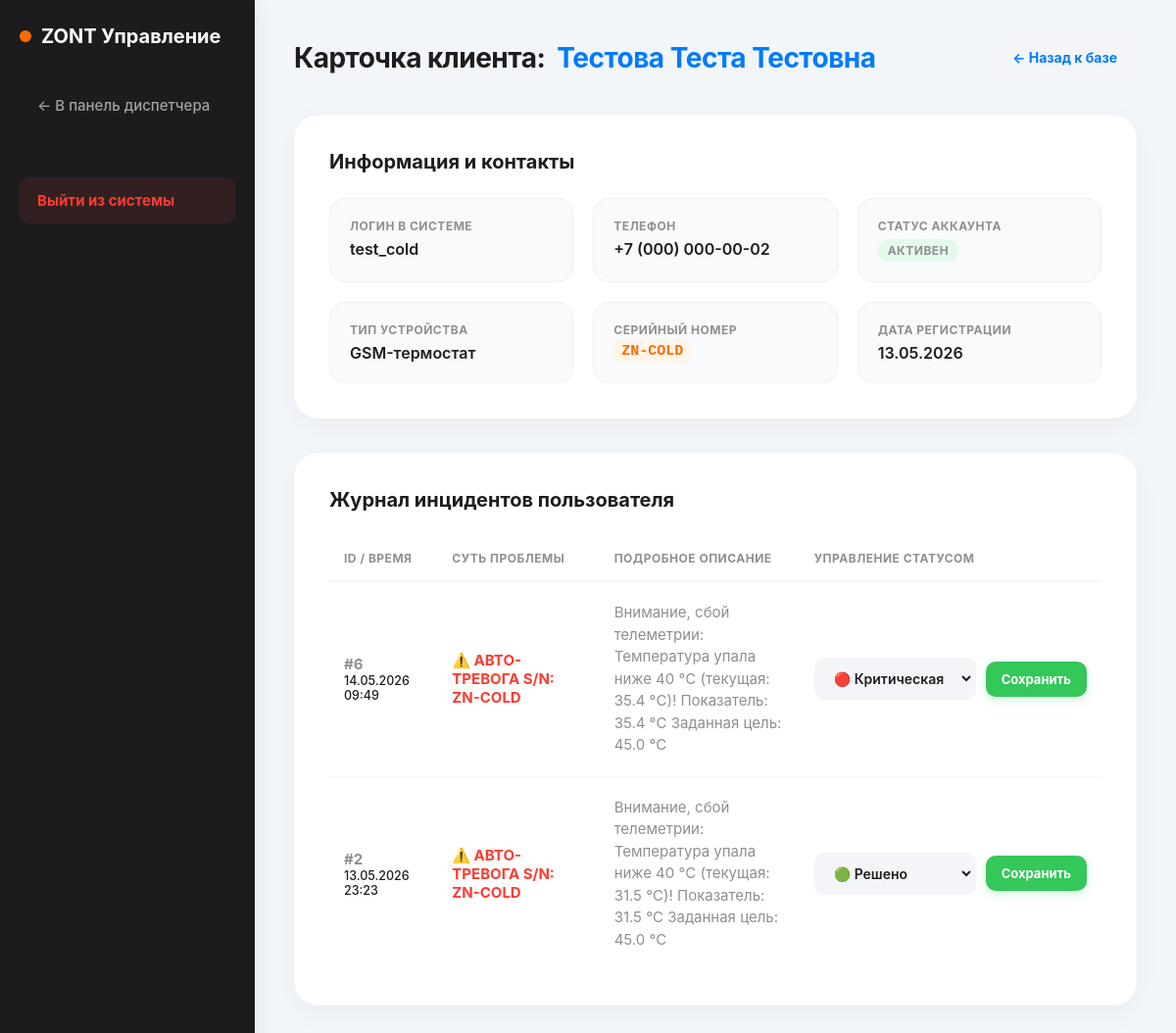
The app's page /management/user/3/ (signed in) with its own data.
### monitoring/models.py (models this page shows, shortened)
class Profile(models.Model):
    user = models.OneToOneField(User, on_delete=models.CASCADE)
    fio = models.CharField(max_length=255, verbose_name="ФИО")
    phone = models.CharField(max_length=20, verbose_name="Телефон")
    target_temp = models.FloatField(default=50.0, verbose_name="Целевая температура (°C)")
    DEVICE_TYPES = [
        ('thermostat', 'GSM-термостат'),
        ('controller', 'Контроллер отопления'),
        ('tracker', 'Автомобильный трекер'),
        ('security', 'Охранная система'),
    ]
    device_type = models.CharField(max_length=50, choices=DEVICE_TYPES, verbose_name="Тип оборудования")
    serial_number = models.CharField(max_length=100, verbose_name="Серийный номер")
    is_approved = models.BooleanField(default=False, verbose_name="Аккаунт подтвержден")
    last_metric = models.FloatField(null=True, blank=True, verbose_name="Последняя метрика")
    last_metric_time = models.DateTimeField(auto_now=True, null=True)

class SupportTicket(models.Model):
    STATUS_CHOICES = [
        ('new', 'Новая (Ожидает)'),
        ('in_progress', 'В работе у инженера'),
        ('resolved', 'Решено'),
    ]
    user = models.ForeignKey(User, on_delete=models.CASCADE, verbose_name="Пользователь")
    title = models.CharField(max_length=200, verbose_name="Краткая суть проблемы")
    description = models.TextField(verbose_name="Подробное описание")
    status = models.CharField(max_length=20, choices=STATUS_CHOICES, default='new', verbose_name="Статус")
    created_at = models.DateTimeField(auto_now_add=True, verbose_name="Дата создания")

### monitoring/views.py (the view, shortened to what this page needs)
# urls.py: path('management/user/<int:user_id>/', views.user_history_view, name='user_history'),
@login_required
@user_passes_test(is_admin, login_url='/')
def user_history_view(request, user_id):
    client_user = get_object_or_404(User, id=user_id)
    client_profile = get_object_or_404(Profile, user=client_user)
    client_tickets = SupportTicket.objects.filter(user=client_user).order_by('-created_at')
    return render(request, 'user_history.html', {'client': client_profile, 'tickets': client_tickets})

### monitoring/views.py (called while the page is built)
def is_admin(user):
    return user.is_superuser

### templates/user_history.html (shortened to what this page needs)
﻿<!DOCTYPE html>
<html lang="ru">
<head>
</head>
<body>
    <div class="sidebar">
        <h2>ZONT Управление</h2>
        <nav>
            <a href="{% url 'admin_dashboard' %}">← В панель диспетчера</a>
            <a href="{% url 'logout' %}" style="margin-top: 50px; color: #ff3b30; font-weight: bold; background: rgba(255,59,48,0.1);">Выйти из системы</a>
        </nav>
    </div>
    <div class="main-content">
        <div class="header">
            <h1>Карточка клиента: <span style="color: var(--accent-blue);">{{ client.fio }}</span></h1>
            <a href="{% url 'admin_dashboard' %}" class="btn-back">← Назад к базе</a>
        </div>
        <div class="card">
            <h2>Информация и контакты</h2>
            <div class="client-info">
                <div class="info-block">
                    <span>Логин в системе</span>
                    <div class="value">{{ client.user.username }}</div>
                </div>
                <div class="info-block">
                    <span>Телефон</span>
                    <div class="value">{{ client.phone }}</div>
                </div>
                <div class="info-block">
                    <span>Статус аккаунта</span>
                    <div class="value">
                        {% if client.is_approved %}
                            <span class="status-badge status-active">Активен</span>
                        {% else %}
                            <span class="status-badge status-blocked">Заблокирован</span>
                        {% endif %}
                    </div>
                </div>
                <div class="info-block">
                    <span>Тип устройства</span>
                    <div class="value">{{ client.get_device_type_display }}</div>
                </div>
                <div class="info-block">
                    <span>Серийный номер </span>
                    <div class="value"><code class="sn-code">{{ client.serial_number }}</code></div>
                </div>
                <div class="info-block">
                    <span>Дата регистрации</span>
                    <div class="value">{{ client.user.date_joined|date:"d.m.Y" }}</div>
                </div>
            </div>
        </div>
        <div class="card">
            <h2>Журнал инцидентов пользователя</h2>
            {% if tickets %}
            <table>
                <thead>
                    <tr>
                        <th>ID / Время</th>
                        <th>Суть проблемы</th>
                        <th>Подробное описание</th>
                        <th>Управление статусом</th>
                    </tr>
                </thead>
                <tbody>
                    {% for ticket in tickets %}
                    <tr>
                        <td>
                            <strong style="color: var(--text-muted);">#{{ ticket.id }}</strong><br>
                            <small style="font-weight: 500; color: var(--text-main);">{{ ticket.created_at|date:"d.m.Y H:i" }}</small>
                        </td>
                        <td><strong style="color: var(--danger-red); font-size: 15px;">{{ ticket.title }}</strong></td>
                        <td style="max-width: 350px; line-height: 1.5; color: var(--text-muted);">{{ ticket.description }}</td>
                        <td>
                            <form method="POST" class="status-form">
                                <select name="new_status">
                                    <option value="new" {% if ticket.status == 'new' %}selected{% endif %}>🔴 Критическая</option>
                                    <option value="resolved" {% if ticket.status == 'resolved' %}selected{% endif %}>🟢 Решено</option>
                                </select>
                                <button type="submit" class="btn-save">Сохранить</button>
                            </form>
                        </td>
                    </tr>
                    {% endfor %}
                </tbody>
            </table>
            {% else %}
            <div style="background: #f4f5f8; padding: 30px; border-radius: var(--radius-md); text-align: center; margin-top: 10px;">
                <p style="color: var(--text-muted); font-size: 15px; font-weight: 500;">У этого клиента еще не было зафиксировано поломок или инцидентов.</p>
            </div>
            {% endif %}
        </div>
    </div>
</body>
</html>

### templates/user_history.html (style rules this page uses)
:root { --bg-main: #f2f5f9; --bg-card: #ffffff; --sidebar-bg: #1c1c1e; --sidebar-hover: #2c2c2e; --text-main: #1d1d1f; --text-muted: #8e8e93; --accent-blue: #007aff; --accent-orange: #ff6b00; --danger-red: #ff3b30; --success-green: #34c759; --radius-lg: 24px; --radius-md: 16px; --radius-sm: 10px; --shadow-card: 0 8px 30px rgba(0,0,0,0.04); }
* { box-sizing: border-box; margin: 0; padding: 0; font-family: -apple-system, BlinkMacSystemFont, 'Segoe UI', Roboto, Helvetica, Arial, sans-serif; }
body { background: var(--bg-main); color: var(--text-main); display: flex; min-height: 100vh; -webkit-font-smoothing: antialiased; }
.sidebar { width: 260px; background: var(--sidebar-bg); color: white; padding: 25px 20px; box-shadow: 4px 0 20px rgba(0,0,0,0.05); z-index: 10; }
.sidebar h2 { font-size: 20px; margin-bottom: 35px; color: var(--bg-card); font-weight: 700; display: flex; align-items: center; gap: 10px; }
.sidebar h2::before { content: ''; display: block; width: 12px; height: 12px; background: var(--accent-orange); border-radius: 50%; }
.sidebar nav a { display: block; color: #a1a1a6; text-decoration: none; padding: 14px 18px; margin-bottom: 8px; border-radius: var(--radius-sm); font-size: 15px; font-weight: 500; transition: 0.2s ease; }
.main-content { flex: 1; padding: 40px; overflow-y: auto; }
.header { display: flex; justify-content: space-between; align-items: center; margin-bottom: 40px; }
.header h1 { font-size: 28px; font-weight: 700; letter-spacing: -0.5px; display: flex; align-items: center; gap: 12px; }
.btn-back { background: #f4f5f8; color: var(--accent-blue); padding: 10px 20px; border-radius: 20px; text-decoration: none; font-size: 14px; font-weight: 700; transition: 0.2s; display: inline-flex; align-items: center; gap: 5px; }
.card { background: var(--bg-card); padding: 35px; border-radius: var(--radius-lg); box-shadow: var(--shadow-card); margin-bottom: 35px; border: 1px solid rgba(0,0,0,0.02); }
.card h2 { font-size: 20px; color: var(--text-main); font-weight: 700; margin-bottom: 25px; }
.client-info { display: grid; grid-template-columns: repeat(3, 1fr); gap: 20px; }
.info-block { background: #f9fafb; padding: 20px; border-radius: var(--radius-md); border: 1px solid #f0f0f0; display: flex; flex-direction: column; gap: 6px; }
.info-block span { font-size: 12px; color: var(--text-muted); text-transform: uppercase; font-weight: 700; letter-spacing: 0.5px; }
.info-block .value { font-size: 16px; color: var(--text-main); font-weight: 600; }
.status-badge { display: inline-flex; align-items: center; padding: 4px 10px; border-radius: 20px; font-size: 13px; font-weight: 700; }
.status-active { background: #e5f9eb; color: #1e873d; }
code.sn-code { background: #fff5eb; color: var(--accent-orange); padding: 4px 8px; border-radius: 6px; font-family: monospace; font-size: 15px; }
table { width: 100%; border-collapse: separate; border-spacing: 0; }
th { text-align: left; padding: 15px; color: var(--text-muted); font-size: 12px; font-weight: 700; text-transform: uppercase; letter-spacing: 0.5px; border-bottom: 2px solid #f4f5f8; }
td { padding: 20px 15px; border-bottom: 1px solid #f4f5f8; font-size: 15px; color: var(--text-main); vertical-align: middle; }
tr:last-child td { border-bottom: none; }
.status-form { display: flex; align-items: center; gap: 10px; }
.status-form select { padding: 10px 14px; border: 2px solid transparent; border-radius: var(--radius-sm); font-size: 14px; font-weight: 600; background: #f4f5f8; color: var(--text-main); outline: none; transition: 0.2s; cursor: pointer; }
.btn-save { background: var(--success-green); color: white; border: none; padding: 10px 16px; border-radius: var(--radius-sm); cursor: pointer; font-size: 13px; font-weight: 700; transition: 0.2s; box-shadow: 0 4px 10px rgba(52, 199, 89, 0.2); }

### records on screen
Profile: fio "Тестова Теста Тестовна", user.username "test_cold", phone "+7 (000) 000-00-02", device_type "GSM-термостат", serial_number "ZN-COLD", user.date_joined "13.05.2026"
SupportTicket: id "6", created_at "14.05.2026 09:49", title "⚠️ АВТО-ТРЕВОГА S/N: ZN-COLD", description "Внимание, сбой телеметрии: Температура упала ниже 40 °C (текущая: 35.4 °C)! Показатель: 35.4 °C Заданная цель: 45.0 °C", new_status "🔴 Критическая"
SupportTicket: id "2", created_at "13.05.2026 23:23", title "⚠️ АВТО-ТРЕВОГА S/N: ZN-COLD", description "Внимание, сбой телеметрии: Температура упала ниже 40 °C (текущая: 31.5 °C)! Показатель: 31.5 °C Заданная цель: 45.0 °C", new_status "🟢 Решено"
